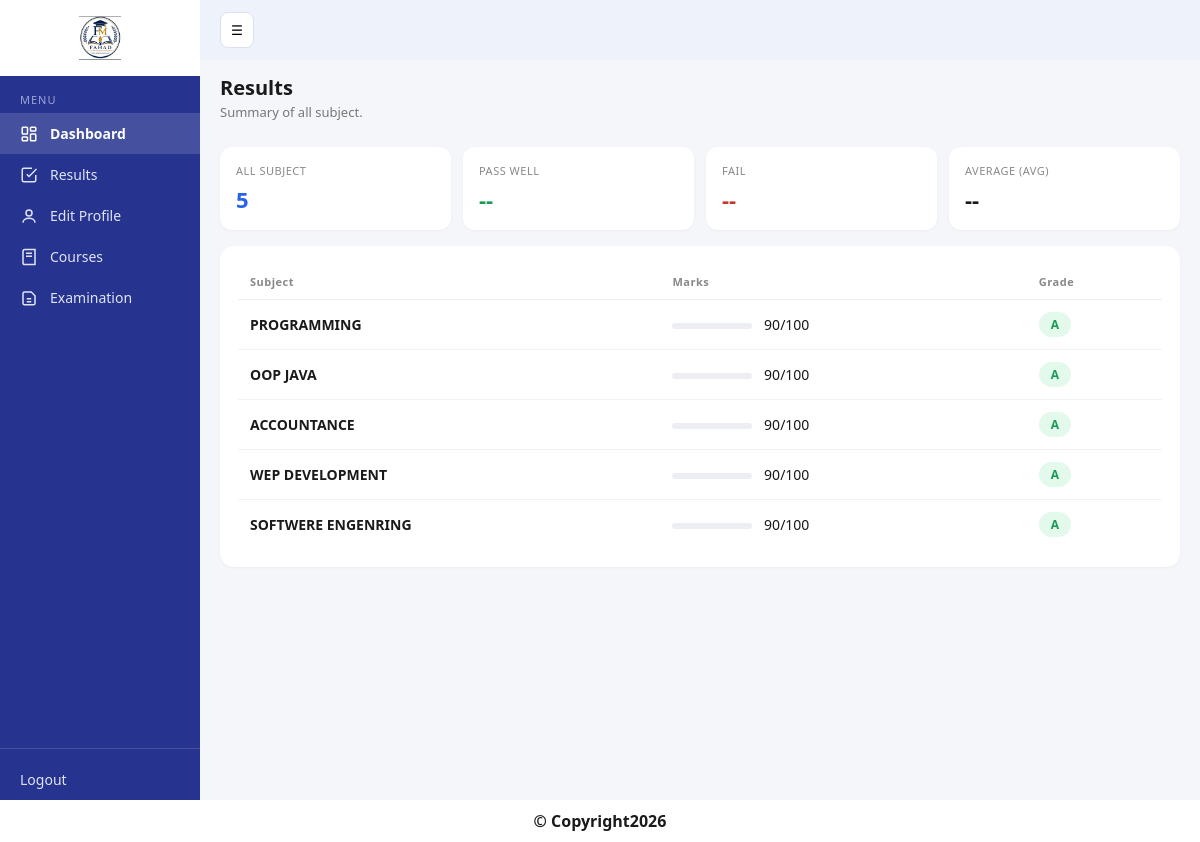
The page /results/ (signed in) on the database its author committed.
### mysite_app/models.py (models this page shows, shortened)
class Result(models.Model):
    student = models.ForeignKey(
        User,
        on_delete=models.CASCADE
    )
    subject = models.ForeignKey(
        Subject,
        on_delete=models.CASCADE
    )
    score = models.IntegerField()
    grade = models.CharField(max_length=2)

class Subject(models.Model):
    name = models.CharField(max_length=100)

### mysite_app/views.py (the view)
# urls.py: path('results/', views.results, name='results'),
@login_required
def results(request):
    student_profile, created = StudentProfile.objects.get_or_create(user=request.user)
    student_results = Result.objects.filter(student=request.user).select_related('subject')
    return render(request, 'user_profile.html', {'results': student_results})

### mysite_app/templates/user_profile.html (shortened to what this page needs)
{% load static %}
<!DOCTYPE html>
<html lang="sw">
<head>
</head>
<body>
<div class="app">
  <div class="sidebar" id="sidebar">
    <div class="sidebar-logo">
      <img src="{% static 'lo.jpg' %}" alt="Logo">
    </div>
    <div class="menu-label">MENU</div>
    <a href="{% url 'dashboard' %}" class="nav-item active">
  <svg width="18" height="18" viewBox="0 0 24 24" fill="none" stroke="currentColor" stroke-width="2"><rect x="3" y="3" width="7" height="9" rx="1"/><rect x="14" y="3" width="7" height="5" rx="1"/><rect x="14" y="12" width="7" height="9" rx="1"/><rect x="3" y="16" width="7" height="5" rx="1"/></svg>
  <span>Dashboard</span>
</a>
<a href="{% url 'results' %}" class="nav-item">
  <svg width="18" height="18" viewBox="0 0 24 24" fill="none" stroke="currentColor" stroke-width="2"><path d="M9 11l3 3L22 4"/><path d="M21 12v7a2 2 0 0 1-2 2H5a2 2 0 0 1-2-2V5a2 2 0 0 1 2-2h11"/></svg>
  <span>Results</span>
</a>
<a href="{% url 'edit_profile' %}" class="nav-item">
  <svg width="18" height="18" viewBox="0 0 24 24" fill="none" stroke="currentColor" stroke-width="2"><circle cx="12" cy="8" r="4"/><path d="M4 21c0-4 4-6 8-6s8 2 8 6"/></svg>
  <span>Edit Profile</span>
</a>
<a href="{% url 'Courses' %}" class="nav-item">
  <svg width="18" height="18" viewBox="0 0 24 24" fill="none" stroke="currentColor" stroke-width="2"><path d="M4 19.5V4.5A2.5 2.5 0 0 1 6.5 2H20v20H6.5A2.5 2.5 0 0 1 4 19.5z"/><line x1="8" y1="7" x2="16" y2="7"/><line x1="8" y1="11" x2="16" y2="11"/></svg>
  <span>Courses</span>
</a>
<a href="{% url 'grader' %}" class="nav-item">
  <svg width="18" height="18" viewBox="0 0 24 24" fill="none" stroke="currentColor" stroke-width="2"><path d="M4 19V6a2 2 0 0 1 2-2h9l5 5v10a2 2 0 0 1-2 2H6a2 2 0 0 1-2-2z"/><line x1="9" y1="13" x2="15" y2="13"/><line x1="9" y1="17" x2="15" y2="17"/></svg>
  <span>Examination</span>
</a>
    <div class="sidebar-help">
      <a href="{% url 'login' %}" class="nav-item"><span>Logout</span></a>
    </div>
  </div>
  <div class="main">
    <div class="topbar">
      <button class="toggle-btn" onclick="toggleSidebar()">☰</button>
    </div>
    <div class="content">
      <div>
        <div class="page-title">Results</div>
        <div class="page-sub">Summary of all subject.</div>
      </div>
      {% if results %}
        <div class="summary-row">
          <div class="sum-card blue">
            <div class="label">ALL SUBJECT</div>
            <div class="val">{{ results|length }}</div>
          </div>
          <div class="sum-card green">
            <div class="label">PASS WELL</div>
            <div class="val">{{ passed_count|default:"--" }}</div>
          </div>
          <div class="sum-card red">
            <div class="label">FAIL</div>
            <div class="val">{{ failed_count|default:"--" }}</div>
          </div>
          <div class="sum-card">
            <div class="label">AVERAGE (AVG)</div>
            <div class="val">{{ average_score|default:"--" }}</div>
          </div>
        </div>
        <div class="table-card">
          <table>
            <thead>
              <tr>
                <th>Subject</th>
                <th>Marks</th>
                <th>Grade</th>
              </tr>
            </thead>
            <tbody>
              {% for r in results %}
              <tr>
                <td class="subject-name">{{ r.subject.name }}</td>
                <td>
                  <span class="score-bar-track">
                  </span>
                  {{ r.score }}/100
                </td>
                <td>
                  <span class="grade-badge grade-{{ r.grade|slice:':1' }}">{{ r.grade }}</span>
                </td>
              </tr>
              {% endfor %}
            </tbody>
          </table>
        </div>
      {% else %}
        <div class="table-card">
          <div class="empty-state">Bado hakuna matokeo yaliyochapishwa.</div>
        </div>
      {% endif %}
    </div>
  </div>
</div>
<footer>
  <p> © Copyright2026</p>
</footer>
</body>
</html>

### mysite_app/templates/user_profile.html (style rules this page uses)
* { margin:0; padding:0; box-sizing:border-box; font-family:'Segoe UI', Arial, sans-serif; }
body { background:#f4f6fa; color:#1a1a1a; }
.app { display:flex; min-height:100vh; }
.sidebar { width:200px; background:#26348f; color:#dfe3f5; display:flex; flex-direction:column; flex-shrink:0; transition:width .25s; }
.sidebar-logo { display:flex; align-items:center; justify-content:center; padding:16px 0; background:#fff; }
.sidebar-logo img { width:44px; height:44px; object-fit:contain; }
.menu-label { font-size:11px; letter-spacing:1px; color:#9aa3d6; padding:16px 20px 6px; }
.nav-item { display:flex; align-items:center; gap:12px; padding:11px 20px; color:#dfe3f5; text-decoration:none; font-size:14px; white-space:nowrap; }
.nav-item.active { background:rgba(255,255,255,.14); color:#fff; font-weight:600; }
.sidebar-help { margin-top:auto; border-top:1px solid rgba(255,255,255,.15); padding-top:10px; }
.main { flex:1; display:flex; flex-direction:column; min-width:0; }
.topbar { display:flex; align-items:center; justify-content:space-between; background:#eef2fb; padding:12px 20px; }
.toggle-btn { background:#fff; border:1px solid #dde1ef; border-radius:8px; padding:8px 10px; cursor:pointer; }
.content { padding:14px 20px 40px; display:flex; flex-direction:column; gap:16px; }
.page-title { font-size:20px; font-weight:700; margin-bottom:2px; }
.page-sub { font-size:13px; color:#777; margin-bottom:10px; }
.summary-row { display:grid; grid-template-columns:1fr; gap:12px; }
@media (min-width:600px) { .summary-row { grid-template-columns:repeat(4,1fr); } }
.sum-card { background:#fff; border-radius:12px; padding:16px; box-shadow:0 1px 3px rgba(0,0,0,.04); }
.sum-card .label { font-size:11px; color:#888; letter-spacing:.5px; margin-bottom:6px; }
.sum-card .val { font-size:22px; font-weight:700; }
.sum-card.green .val { color:#1a9a55; }
.sum-card.red .val { color:#c0392b; }
.sum-card.blue .val { color:#2563eb; }
.table-card { background:#fff; border-radius:14px; padding:18px; box-shadow:0 1px 3px rgba(0,0,0,.04); overflow-x:auto; }
table { width:100%; border-collapse:collapse; min-width:480px; }
thead th { text-align:left; font-size:11px; letter-spacing:.5px; color:#888; padding:10px 12px; border-bottom:1px solid #eee; white-space:nowrap; }
tbody td { padding:12px; font-size:14px; border-bottom:1px solid #f2f2f2; }
tbody tr:last-child td { border-bottom:none; }
.subject-name { font-weight:600; }
.grade-badge { display:inline-block; padding:4px 12px; border-radius:20px; font-size:12px; font-weight:700; }
.grade-A { background:#e3f9ec; color:#1a9a55; }
.score-bar-track { width:80px; height:6px; background:#eceef4; border-radius:6px; overflow:hidden; display:inline-block; vertical-align:middle; margin-right:8px; }
p { text-align: center; background-color: white; font-weight: bold; padding: 10px 12px; }

### rows shown on the page
Result: subject.name "PROGRAMMING", score "90", grade "A"
Result: subject.name "OOP JAVA", score "90", grade "A"
Result: subject.name "ACCOUNTANCE", score "90", grade "A"
Result: subject.name "WEP DEVELOPMENT", score "90", grade "A"
Result: subject.name "SOFTWERE ENGENRING", score "90", grade "A"

### other values the page prints
{{ results|length }} "5"
{{ passed_count|default:"--" }} "--"
{{ failed_count|default:"--" }} "--"
{{ average_score|default:"--" }} "--"
